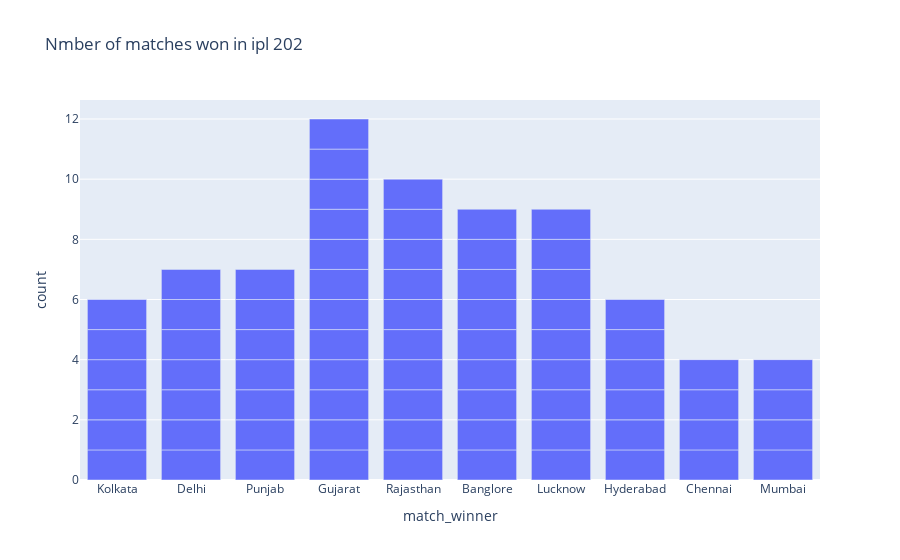

Here is the notebook cell this chart was saved with:
### Markdown cell above
# Number of matches won by each team in ipl 2022

### Code cell
figure = px.bar(data, x = data["match_winner"], title = "Nmber of matches won in ipl 202" )
figure.show()

### Figure 1 — Plotly figure (JSON) as saved in the notebook; plotly's stock layout.template omitted (floating-point values rounded to 4 significant figures)
{"data": [{"alignmentgroup": "True", "hovertemplate": "match_winner=%{x}<br>count=%{y}<extra></extra>", "legendgroup": "", "marker": {"color": "#636efa", "pattern": {"shape": ""}}, "name": "", "offsetgroup": "", "orientation": "v", "showlegend": false, "textposition": "auto", "type": "bar", "x": ["Kolkata", "Delhi", "Punjab", "Gujarat", "Rajasthan", "Banglore", "Lucknow", "Kolkata", "Rajasthan", "Gujarat", "Punjab", "Lucknow", "Banglore", "Kolkata", "Lucknow", "Gujarat", "Hyderabad", "Banglore", "Delhi", "Rajasthan", "Hyderabad", "Chennai", "Punjab", "Gujarat", "Hyderabad", "Lucknow", "Banglore", "Hyderabad", "Gujarat", "Rajasthan", "Banglore", "Delhi", "Chennai", "Rajasthan", "Gujarat", "Hyderabad", "Lucknow", "Punjab", "Rajasthan", "Gujarat", "Delhi", "Lucknow", "Gujarat", "Mumbai", "Lucknow", "Chennai", "Kolkata", "Punjab", "Banglore", "Delhi", "Mumbai", "Rajasthan", "Lucknow", "Banglore", "Chennai", "Kolkata", "Gujarat", "Delhi", "Mumbai", "Punjab", "Kolkata", "Gujarat", "Rajasthan", "Delhi", "Hyderabad", "Lucknow", "Banglore", "Rajasthan", "Mumbai", "Punjab", "Gujarat", "Banglore", "Rajasthan", "Gujarat"], "xaxis": "x", "y": [1, 1, 1, 1, 1, 1, 1, 1, 1, 1, 1, 1, 1, 1, 1, 1, 1, 1, 1, 1, 1, 1, 1, 1, 1, 1, 1, 1, 1, 1, 1, 1, 1, 1, 1, 1, 1, 1, 1, 1, 1, 1, 1, 1, 1, 1, 1, 1, 1, 1, 1, 1, 1, 1, 1, 1, 1, 1, 1, 1, 1, 1, 1, 1, 1, 1, 1, 1, 1, 1, 1, 1, 1, 1], "yaxis": "y"}], "layout": {"autosize": true, "barmode": "relative", "legend": {"tracegroupgap": 0}, "title": {"text": "Nmber of matches won in ipl 202"}, "xaxis": {"anchor": "y", "autorange": true, "domain": [0, 1], "range": [-0.5, 9.5], "title": {"text": "match_winner"}, "type": "category"}, "yaxis": {"anchor": "x", "autorange": true, "domain": [0, 1], "range": [0, 12.63], "title": {"text": "count"}, "type": "linear"}}}
